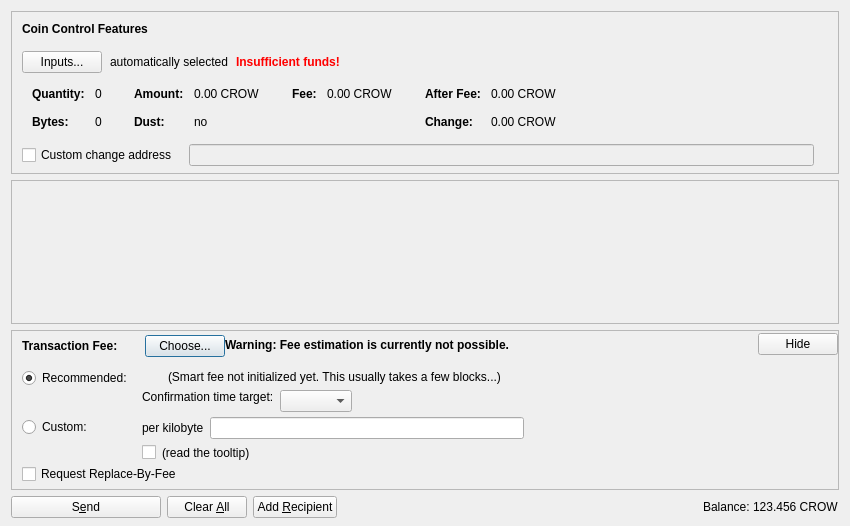
<?xml version="1.0" encoding="UTF-8"?>
<ui version="4.0">
 <class>SendCoinsDialog</class>
 <widget class="QDialog" name="SendCoinsDialog">
  <property name="geometry">
   <rect>
    <x>0</x>
    <y>0</y>
    <width>850</width>
    <height>526</height>
   </rect>
  </property>
  <property name="windowTitle">
   <string>Send Coins</string>
  </property>
  <layout class="QVBoxLayout" name="verticalLayout" stretch="0,1,0,0">
   <property name="bottomMargin">
    <number>8</number>
   </property>
   <item>
    <widget class="QFrame" name="frameCoinControl">
     <property name="sizePolicy">
      <sizepolicy hsizetype="Expanding" vsizetype="Expanding">
       <horstretch>0</horstretch>
       <verstretch>0</verstretch>
      </sizepolicy>
     </property>
     <property name="maximumSize">
      <size>
       <width>16777215</width>
       <height>16777215</height>
      </size>
     </property>
     <property name="frameShape">
      <enum>QFrame::StyledPanel</enum>
     </property>
     <property name="frameShadow">
      <enum>QFrame::Sunken</enum>
     </property>
     <layout class="QVBoxLayout" name="verticalLayoutCoinControl2">
      <property name="spacing">
       <number>0</number>
      </property>
      <property name="leftMargin">
       <number>0</number>
      </property>
      <property name="topMargin">
       <number>0</number>
      </property>
      <property name="rightMargin">
       <number>0</number>
      </property>
      <property name="bottomMargin">
       <number>6</number>
      </property>
      <item>
       <layout class="QVBoxLayout" name="verticalLayoutCoinControl" stretch="0,0,0,0,1">
        <property name="spacing">
         <number>0</number>
        </property>
        <property name="leftMargin">
         <number>10</number>
        </property>
        <property name="topMargin">
         <number>10</number>
        </property>
        <item>
         <layout class="QHBoxLayout" name="horizontalLayoutCoinControl1">
          <property name="bottomMargin">
           <number>15</number>
          </property>
          <item>
           <widget class="QLabel" name="labelCoinControlFeatures">
            <property name="sizePolicy">
             <sizepolicy hsizetype="Preferred" vsizetype="Maximum">
              <horstretch>0</horstretch>
              <verstretch>0</verstretch>
             </sizepolicy>
            </property>
            <property name="font">
             <font>
              <weight>75</weight>
              <bold>true</bold>
             </font>
            </property>
            <property name="styleSheet">
             <string notr="true">font-weight:bold;</string>
            </property>
            <property name="text">
             <string>Coin Control Features</string>
            </property>
           </widget>
          </item>
         </layout>
        </item>
        <item>
         <layout class="QHBoxLayout" name="horizontalLayoutCoinControl2" stretch="0,0,0,0">
          <property name="spacing">
           <number>8</number>
          </property>
          <property name="bottomMargin">
           <number>10</number>
          </property>
          <item>
           <widget class="QPushButton" name="pushButtonCoinControl">
            <property name="styleSheet">
             <string notr="true"/>
            </property>
            <property name="text">
             <string>Inputs...</string>
            </property>
            <property name="autoDefault">
             <bool>false</bool>
            </property>
           </widget>
          </item>
          <item>
           <widget class="QLabel" name="labelCoinControlAutomaticallySelected">
            <property name="text">
             <string>automatically selected</string>
            </property>
            <property name="margin">
             <number>5</number>
            </property>
           </widget>
          </item>
          <item>
           <widget class="QLabel" name="labelCoinControlInsuffFunds">
            <property name="font">
             <font>
              <weight>75</weight>
              <bold>true</bold>
             </font>
            </property>
            <property name="styleSheet">
             <string notr="true">color:red;font-weight:bold;</string>
            </property>
            <property name="text">
             <string>Insufficient funds!</string>
            </property>
            <property name="margin">
             <number>5</number>
            </property>
           </widget>
          </item>
          <item>
           <spacer name="horizontalSpacerCoinControl">
            <property name="orientation">
             <enum>Qt::Horizontal</enum>
            </property>
            <property name="sizeHint" stdset="0">
             <size>
              <width>40</width>
              <height>1</height>
             </size>
            </property>
           </spacer>
          </item>
         </layout>
        </item>
        <item>
         <widget class="QWidget" name="widgetCoinControl" native="true">
          <property name="sizePolicy">
           <sizepolicy hsizetype="Preferred" vsizetype="Preferred">
            <horstretch>0</horstretch>
            <verstretch>0</verstretch>
           </sizepolicy>
          </property>
          <property name="minimumSize">
           <size>
            <width>0</width>
            <height>0</height>
           </size>
          </property>
          <property name="styleSheet">
           <string notr="true"/>
          </property>
          <layout class="QHBoxLayout" name="horizontalLayoutCoinControl5">
           <property name="leftMargin">
            <number>0</number>
           </property>
           <property name="topMargin">
            <number>0</number>
           </property>
           <property name="rightMargin">
            <number>0</number>
           </property>
           <property name="bottomMargin">
            <number>0</number>
           </property>
           <item>
            <layout class="QHBoxLayout" name="horizontalLayoutCoinControl3" stretch="0,0,0,1">
             <property name="spacing">
              <number>20</number>
             </property>
             <property name="topMargin">
              <number>0</number>
             </property>
             <property name="bottomMargin">
              <number>10</number>
             </property>
             <item>
              <layout class="QFormLayout" name="formLayoutCoinControl1">
               <property name="horizontalSpacing">
                <number>10</number>
               </property>
               <property name="verticalSpacing">
                <number>14</number>
               </property>
               <property name="leftMargin">
                <number>10</number>
               </property>
               <property name="topMargin">
                <number>4</number>
               </property>
               <property name="rightMargin">
                <number>6</number>
               </property>
               <item row="0" column="0">
                <widget class="QLabel" name="labelCoinControlQuantityText">
                 <property name="font">
                  <font>
                   <weight>75</weight>
                   <bold>true</bold>
                  </font>
                 </property>
                 <property name="text">
                  <string>Quantity:</string>
                 </property>
                 <property name="margin">
                  <number>0</number>
                 </property>
                </widget>
               </item>
               <item row="0" column="1">
                <widget class="QLabel" name="labelCoinControlQuantity">
                 <property name="cursor">
                  <cursorShape>IBeamCursor</cursorShape>
                 </property>
                 <property name="contextMenuPolicy">
                  <enum>Qt::ActionsContextMenu</enum>
                 </property>
                 <property name="text">
                  <string notr="true">0</string>
                 </property>
                 <property name="margin">
                  <number>0</number>
                 </property>
                 <property name="textInteractionFlags">
                  <set>Qt::LinksAccessibleByMouse|Qt::TextSelectableByKeyboard|Qt::TextSelectableByMouse</set>
                 </property>
                </widget>
               </item>
               <item row="1" column="0">
                <widget class="QLabel" name="labelCoinControlBytesText">
                 <property name="font">
                  <font>
                   <weight>75</weight>
                   <bold>true</bold>
                  </font>
                 </property>
                 <property name="text">
                  <string>Bytes:</string>
                 </property>
                </widget>
               </item>
               <item row="1" column="1">
                <widget class="QLabel" name="labelCoinControlBytes">
                 <property name="cursor">
                  <cursorShape>IBeamCursor</cursorShape>
                 </property>
                 <property name="contextMenuPolicy">
                  <enum>Qt::ActionsContextMenu</enum>
                 </property>
                 <property name="text">
                  <string notr="true">0</string>
                 </property>
                 <property name="textInteractionFlags">
                  <set>Qt::LinksAccessibleByMouse|Qt::TextSelectableByKeyboard|Qt::TextSelectableByMouse</set>
                 </property>
                </widget>
               </item>
              </layout>
             </item>
             <item>
              <layout class="QFormLayout" name="formLayoutCoinControl2">
               <property name="horizontalSpacing">
                <number>10</number>
               </property>
               <property name="verticalSpacing">
                <number>14</number>
               </property>
               <property name="leftMargin">
                <number>6</number>
               </property>
               <property name="topMargin">
                <number>4</number>
               </property>
               <property name="rightMargin">
                <number>6</number>
               </property>
               <item row="0" column="0">
                <widget class="QLabel" name="labelCoinControlAmountText">
                 <property name="font">
                  <font>
                   <weight>75</weight>
                   <bold>true</bold>
                  </font>
                 </property>
                 <property name="text">
                  <string>Amount:</string>
                 </property>
                 <property name="margin">
                  <number>0</number>
                 </property>
                </widget>
               </item>
               <item row="0" column="1">
                <widget class="QLabel" name="labelCoinControlAmount">
                 <property name="cursor">
                  <cursorShape>IBeamCursor</cursorShape>
                 </property>
                 <property name="contextMenuPolicy">
                  <enum>Qt::ActionsContextMenu</enum>
                 </property>
                 <property name="text">
                  <string notr="true">0.00 CROW</string>
                 </property>
                 <property name="textInteractionFlags">
                  <set>Qt::LinksAccessibleByMouse|Qt::TextSelectableByKeyboard|Qt::TextSelectableByMouse</set>
                 </property>
                </widget>
               </item>
               <item row="1" column="0">
                <widget class="QLabel" name="labelCoinControlLowOutputText">
                 <property name="font">
                  <font>
                   <weight>75</weight>
                   <bold>true</bold>
                  </font>
                 </property>
                 <property name="text">
                  <string>Dust:</string>
                 </property>
                </widget>
               </item>
               <item row="1" column="1">
                <widget class="QLabel" name="labelCoinControlLowOutput">
                 <property name="cursor">
                  <cursorShape>IBeamCursor</cursorShape>
                 </property>
                 <property name="contextMenuPolicy">
                  <enum>Qt::ActionsContextMenu</enum>
                 </property>
                 <property name="text">
                  <string notr="true">no</string>
                 </property>
                 <property name="textInteractionFlags">
                  <set>Qt::LinksAccessibleByMouse|Qt::TextSelectableByKeyboard|Qt::TextSelectableByMouse</set>
                 </property>
                </widget>
               </item>
              </layout>
             </item>
             <item>
              <layout class="QFormLayout" name="formLayoutCoinControl3">
               <property name="horizontalSpacing">
                <number>10</number>
               </property>
               <property name="verticalSpacing">
                <number>14</number>
               </property>
               <property name="leftMargin">
                <number>6</number>
               </property>
               <property name="topMargin">
                <number>4</number>
               </property>
               <property name="rightMargin">
                <number>6</number>
               </property>
               <item row="0" column="0">
                <widget class="QLabel" name="labelCoinControlFeeText">
                 <property name="font">
                  <font>
                   <weight>75</weight>
                   <bold>true</bold>
                  </font>
                 </property>
                 <property name="text">
                  <string>Fee:</string>
                 </property>
                 <property name="margin">
                  <number>0</number>
                 </property>
                </widget>
               </item>
               <item row="0" column="1">
                <widget class="QLabel" name="labelCoinControlFee">
                 <property name="cursor">
                  <cursorShape>IBeamCursor</cursorShape>
                 </property>
                 <property name="contextMenuPolicy">
                  <enum>Qt::ActionsContextMenu</enum>
                 </property>
                 <property name="text">
                  <string notr="true">0.00 CROW</string>
                 </property>
                 <property name="textInteractionFlags">
                  <set>Qt::LinksAccessibleByMouse|Qt::TextSelectableByKeyboard|Qt::TextSelectableByMouse</set>
                 </property>
                </widget>
               </item>
              </layout>
             </item>
             <item>
              <layout class="QFormLayout" name="formLayoutCoinControl4">
               <property name="horizontalSpacing">
                <number>10</number>
               </property>
               <property name="verticalSpacing">
                <number>14</number>
               </property>
               <property name="leftMargin">
                <number>6</number>
               </property>
               <property name="topMargin">
                <number>4</number>
               </property>
               <property name="rightMargin">
                <number>6</number>
               </property>
               <item row="0" column="0">
                <widget class="QLabel" name="labelCoinControlAfterFeeText">
                 <property name="font">
                  <font>
                   <weight>75</weight>
                   <bold>true</bold>
                  </font>
                 </property>
                 <property name="text">
                  <string>After Fee:</string>
                 </property>
                 <property name="margin">
                  <number>0</number>
                 </property>
                </widget>
               </item>
               <item row="0" column="1">
                <widget class="QLabel" name="labelCoinControlAfterFee">
                 <property name="cursor">
                  <cursorShape>IBeamCursor</cursorShape>
                 </property>
                 <property name="contextMenuPolicy">
                  <enum>Qt::ActionsContextMenu</enum>
                 </property>
                 <property name="text">
                  <string notr="true">0.00 CROW</string>
                 </property>
                 <property name="textInteractionFlags">
                  <set>Qt::LinksAccessibleByMouse|Qt::TextSelectableByKeyboard|Qt::TextSelectableByMouse</set>
                 </property>
                </widget>
               </item>
               <item row="1" column="0">
                <widget class="QLabel" name="labelCoinControlChangeText">
                 <property name="font">
                  <font>
                   <weight>75</weight>
                   <bold>true</bold>
                  </font>
                 </property>
                 <property name="text">
                  <string>Change:</string>
                 </property>
                </widget>
               </item>
               <item row="1" column="1">
                <widget class="QLabel" name="labelCoinControlChange">
                 <property name="cursor">
                  <cursorShape>IBeamCursor</cursorShape>
                 </property>
                 <property name="contextMenuPolicy">
                  <enum>Qt::ActionsContextMenu</enum>
                 </property>
                 <property name="text">
                  <string notr="true">0.00 CROW</string>
                 </property>
                 <property name="textInteractionFlags">
                  <set>Qt::LinksAccessibleByMouse|Qt::TextSelectableByKeyboard|Qt::TextSelectableByMouse</set>
                 </property>
                </widget>
               </item>
              </layout>
             </item>
            </layout>
           </item>
          </layout>
         </widget>
        </item>
        <item>
         <layout class="QHBoxLayout" name="horizontalLayoutCoinControl4" stretch="0,0,0">
          <property name="spacing">
           <number>12</number>
          </property>
          <property name="sizeConstraint">
           <enum>QLayout::SetDefaultConstraint</enum>
          </property>
          <property name="topMargin">
           <number>5</number>
          </property>
          <property name="rightMargin">
           <number>5</number>
          </property>
          <item>
           <widget class="QCheckBox" name="checkBoxCoinControlChange">
            <property name="toolTip">
             <string>If this is activated, but the change address is empty or invalid, change will be sent to a newly generated address.</string>
            </property>
            <property name="text">
             <string>Custom change address</string>
            </property>
           </widget>
          </item>
          <item>
           <widget class="QValidatedLineEdit" name="lineEditCoinControlChange">
            <property name="enabled">
             <bool>false</bool>
            </property>
            <property name="sizePolicy">
             <sizepolicy hsizetype="Expanding" vsizetype="Fixed">
              <horstretch>0</horstretch>
              <verstretch>0</verstretch>
             </sizepolicy>
            </property>
           </widget>
          </item>
          <item>
           <widget class="QLabel" name="labelCoinControlChangeLabel">
            <property name="sizePolicy">
             <sizepolicy hsizetype="Preferred" vsizetype="Expanding">
              <horstretch>0</horstretch>
              <verstretch>0</verstretch>
             </sizepolicy>
            </property>
            <property name="minimumSize">
             <size>
              <width>0</width>
              <height>0</height>
             </size>
            </property>
            <property name="text">
             <string/>
            </property>
            <property name="margin">
             <number>3</number>
            </property>
           </widget>
          </item>
         </layout>
        </item>
        <item>
         <spacer name="verticalSpacerCoinControl">
          <property name="orientation">
           <enum>Qt::Vertical</enum>
          </property>
          <property name="sizeHint" stdset="0">
           <size>
            <width>800</width>
            <height>1</height>
           </size>
          </property>
         </spacer>
        </item>
       </layout>
      </item>
     </layout>
    </widget>
   </item>
   <item>
    <widget class="QScrollArea" name="scrollArea">
     <property name="widgetResizable">
      <bool>true</bool>
     </property>
     <widget class="QWidget" name="scrollAreaWidgetContents">
      <property name="geometry">
       <rect>
        <x>0</x>
        <y>0</y>
        <width>830</width>
        <height>104</height>
       </rect>
      </property>
      <layout class="QVBoxLayout" name="verticalLayout_2" stretch="0,1">
       <property name="leftMargin">
        <number>0</number>
       </property>
       <property name="topMargin">
        <number>0</number>
       </property>
       <property name="rightMargin">
        <number>0</number>
       </property>
       <property name="bottomMargin">
        <number>0</number>
       </property>
       <item>
        <layout class="QVBoxLayout" name="entries">
         <property name="spacing">
          <number>6</number>
         </property>
        </layout>
       </item>
       <item>
        <spacer name="verticalSpacer">
         <property name="orientation">
          <enum>Qt::Vertical</enum>
         </property>
         <property name="sizeHint" stdset="0">
          <size>
           <width>20</width>
           <height>40</height>
          </size>
         </property>
        </spacer>
       </item>
      </layout>
     </widget>
    </widget>
   </item>
   <item>
    <widget class="QFrame" name="frameFee">
     <property name="sizePolicy">
      <sizepolicy hsizetype="Expanding" vsizetype="Expanding">
       <horstretch>0</horstretch>
       <verstretch>0</verstretch>
      </sizepolicy>
     </property>
     <property name="maximumSize">
      <size>
       <width>16777215</width>
       <height>16777215</height>
      </size>
     </property>
     <property name="frameShape">
      <enum>QFrame::StyledPanel</enum>
     </property>
     <property name="frameShadow">
      <enum>QFrame::Sunken</enum>
     </property>
     <layout class="QVBoxLayout" name="verticalLayoutFee1">
      <property name="spacing">
       <number>0</number>
      </property>
      <property name="leftMargin">
       <number>0</number>
      </property>
      <property name="topMargin">
       <number>0</number>
      </property>
      <property name="rightMargin">
       <number>0</number>
      </property>
      <property name="bottomMargin">
       <number>0</number>
      </property>
      <item>
       <layout class="QVBoxLayout" name="verticalLayoutFee2" stretch="0,0,0">
        <property name="spacing">
         <number>0</number>
        </property>
        <property name="leftMargin">
         <number>10</number>
        </property>
        <property name="topMargin">
         <number>0</number>
        </property>
        <item>
         <layout class="QHBoxLayout" name="horizontalLayoutFee1">
          <property name="bottomMargin">
           <number>0</number>
          </property>
          <item>
           <layout class="QVBoxLayout" name="verticalLayoutFee7">
            <property name="spacing">
             <number>0</number>
            </property>
            <item>
             <spacer name="verticalSpacerSmartFee">
              <property name="orientation">
               <enum>Qt::Vertical</enum>
              </property>
              <property name="sizeType">
               <enum>QSizePolicy::Fixed</enum>
              </property>
              <property name="sizeHint" stdset="0">
               <size>
                <width>1</width>
                <height>4</height>
               </size>
              </property>
             </spacer>
            </item>
            <item>
             <layout class="QHBoxLayout" name="horizontalLayoutSmartFee">
              <property name="spacing">
               <number>10</number>
              </property>
              <item>
               <widget class="QLabel" name="labelFeeHeadline">
                <property name="sizePolicy">
                 <sizepolicy hsizetype="Preferred" vsizetype="Maximum">
                  <horstretch>0</horstretch>
                  <verstretch>0</verstretch>
                 </sizepolicy>
                </property>
                <property name="font">
                 <font>
                  <weight>75</weight>
                  <bold>true</bold>
                 </font>
                </property>
                <property name="styleSheet">
                 <string notr="true">font-weight:bold;</string>
                </property>
                <property name="text">
                 <string>Transaction Fee:</string>
                </property>
               </widget>
              </item>
              <item>
               <widget class="QLabel" name="labelFeeMinimized">
                <property name="text">
                 <string/>
                </property>
               </widget>
              </item>
              <item>
               <widget class="QPushButton" name="buttonChooseFee">
                <property name="text">
                 <string>Choose...</string>
                </property>
               </widget>
              </item>
             </layout>
            </item>
            <item>
             <spacer name="verticalSpacer_5">
              <property name="orientation">
               <enum>Qt::Vertical</enum>
              </property>
              <property name="sizeHint" stdset="0">
               <size>
                <width>1</width>
                <height>1</height>
               </size>
              </property>
             </spacer>
            </item>
           </layout>
          </item>
          <item>
           <widget class="QLabel" name="fallbackFeeWarningLabel">
            <property name="toolTip">
             <string>Using the fallbackfee can result in sending a transaction that will take several hours or days (or never) to confirm. Consider choosing your fee manually or wait until you have validated the complete chain.</string>
            </property>
            <property name="font">
            <font>
                <weight>75</weight>
                <bold>true</bold>
            </font>
            </property>
            <property name="text">
             <string>Warning: Fee estimation is currently not possible.</string>
            </property>
            <property name="wordWrap">
             <bool>false</bool>
            </property>
           </widget>
          </item>
          <item>
           <spacer name="horizontalSpacer_4">
            <property name="orientation">
             <enum>Qt::Horizontal</enum>
            </property>
            <property name="sizeType">
             <enum>QSizePolicy::MinimumExpanding</enum>
            </property>
            <property name="sizeHint" stdset="0">
             <size>
              <width>40</width>
              <height>20</height>
             </size>
            </property>
           </spacer>
          </item>
          <item>
           <widget class="QPushButton" name="buttonMinimizeFee">
            <property name="toolTip">
             <string>collapse fee-settings</string>
            </property>
            <property name="text">
             <string>Hide</string>
            </property>
           </widget>
          </item>
         </layout>
        </item>
        <item>
         <widget class="QFrame" name="frameFeeSelection">
          <layout class="QVBoxLayout" name="verticalLayoutFee12">
           <property name="spacing">
            <number>0</number>
           </property>
           <property name="leftMargin">
            <number>0</number>
           </property>
           <property name="topMargin">
            <number>0</number>
           </property>
           <property name="rightMargin">
            <number>0</number>
           </property>
           <property name="bottomMargin">
            <number>0</number>
           </property>
           <item>
            <layout class="QGridLayout" name="gridLayoutFee">
             <property name="topMargin">
              <number>10</number>
             </property>
             <property name="bottomMargin">
              <number>4</number>
             </property>
             <property name="horizontalSpacing">
              <number>10</number>
             </property>
             <property name="verticalSpacing">
              <number>4</number>
             </property>
             <item row="1" column="1">
              <layout class="QVBoxLayout" name="verticalLayoutFee8">
               <property name="spacing">
                <number>6</number>
               </property>
               <item>
                <layout class="QHBoxLayout" name="horizontalLayoutFee13">
                 <item>
                  <widget class="QLabel" name="labelCustomPerKilobyte">
                   <property name="toolTip">
                    <string>If the custom fee is set to 1000 satoshis and the transaction is only 250 bytes, then &quot;per kilobyte&quot; only pays 250 satoshis in fee, while &quot;total at least&quot; pays 1000 satoshis. For transactions bigger than a kilobyte both pay by kilobyte.</string>
                   </property>
                   <property name="text">
                    <string>per kilobyte</string>
                   </property>
                  </widget>
                 </item>
                 <item>
                  <widget class="CrowAmountField" name="customFee"/>
                 </item>
                 <item>
                  <spacer name="horizontalSpacer_6">
                   <property name="orientation">
                    <enum>Qt::Horizontal</enum>
                   </property>
                   <property name="sizeHint" stdset="0">
                    <size>
                     <width>1</width>
                     <height>1</height>
                    </size>
                   </property>
                  </spacer>
                 </item>
                </layout>
               </item>
               <item>
                <layout class="QHBoxLayout" name="horizontalLayoutFee8">
                 <item>
                  <widget class="QCheckBox" name="checkBoxMinimumFee">
                   <property name="toolTip">
                    <string>Paying only the minimum fee is just fine as long as there is less transaction volume than space in the blocks. But be aware that this can end up in a never confirming transaction once there is more demand for crow transactions than the network can process.</string>
                   </property>
                   <property name="text">
                    <string/>
                   </property>
                  </widget>
                 </item>
                 <item>
                  <widget class="QLabel" name="labelMinFeeWarning">
                   <property name="enabled">
                    <bool>true</bool>
                   </property>
                   <property name="toolTip">
                    <string>Paying only the minimum fee is just fine as long as there is less transaction volume than space in the blocks. But be aware that this can end up in a never confirming transaction once there is more demand for crow transactions than the network can process.</string>
                   </property>
                   <property name="text">
                    <string>(read the tooltip)</string>
                   </property>
                   <property name="margin">
                    <number>5</number>
                   </property>
                  </widget>
                 </item>
                 <item>
                  <spacer name="horizontalSpacer_2">
                   <property name="orientation">
                    <enum>Qt::Horizontal</enum>
                   </property>
                   <property name="sizeHint" stdset="0">
                    <size>
                     <width>1</width>
                     <height>1</height>
                    </size>
                   </property>
                  </spacer>
                 </item>
                </layout>
               </item>
              </layout>
             </item>
             <item row="0" column="0">
              <layout class="QVBoxLayout" name="verticalLayoutFee4" stretch="0,1">
               <item>
                <widget class="QRadioButton" name="radioSmartFee">
                 <property name="text">
                  <string>Recommended:</string>
                 </property>
                 <property name="checked">
                  <bool>true</bool>
                 </property>
                 <attribute name="buttonGroup">
                  <string notr="true">groupFee</string>
                 </attribute>
                </widget>
               </item>
               <item>
                <spacer name="verticalSpacer_2">
                 <property name="orientation">
                  <enum>Qt::Vertical</enum>
                 </property>
                 <property name="sizeHint" stdset="0">
                  <size>
                   <width>1</width>
                   <height>1</height>
                  </size>
                 </property>
                </spacer>
               </item>
              </layout>
             </item>
             <item row="1" column="0">
              <layout class="QVBoxLayout" name="verticalLayoutFee9" stretch="0,1">
               <item>
                <widget class="QRadioButton" name="radioCustomFee">
                 <property name="text">
                  <string>Custom:</string>
                 </property>
                 <attribute name="buttonGroup">
                  <string notr="true">groupFee</string>
                 </attribute>
                </widget>
               </item>
               <item>
                <spacer name="verticalSpacer_6">
                 <property name="orientation">
                  <enum>Qt::Vertical</enum>
                 </property>
                 <property name="sizeHint" stdset="0">
                  <size>
                   <width>1</width>
                   <height>1</height>
                  </size>
                 </property>
                </spacer>
               </item>
              </layout>
             </item>
             <item row="0" column="1">
              <layout class="QVBoxLayout" name="verticalLayoutFee3" stretch="0,0,1">
               <property name="spacing">
                <number>6</number>
               </property>
               <property name="topMargin">
                <number>2</number>
               </property>
               <item>
                <layout class="QHBoxLayout" name="horizontalLayoutFee12">
                 <item>
                  <widget class="QLabel" name="labelSmartFee">
                   <property name="text">
                    <string/>
                   </property>
                   <property name="margin">
                    <number>2</number>
                   </property>
                  </widget>
                 </item>
                 <item>
                  <widget class="QLabel" name="labelFeeEstimation">
                   <property name="text">
                    <string/>
                   </property>
                  </widget>
                 </item>
                 <item>
                  <widget class="QLabel" name="labelSmartFee2">
                   <property name="text">
                    <string>(Smart fee not initialized yet. This usually takes a few blocks...)</string>
                   </property>
                   <property name="margin">
                    <number>2</number>
                   </property>
                  </widget>
                 </item>
                 <item>
                  <spacer name="horizontalSpacer_5">
                   <property name="orientation">
                    <enum>Qt::Horizontal</enum>
                   </property>
                   <property name="sizeHint" stdset="0">
                    <size>
                     <width>1</width>
                     <height>1</height>
                    </size>
                   </property>
                  </spacer>
                 </item>
                </layout>
               </item>
               <item>
                <layout class="QHBoxLayout" name="horizontalLayoutFee9">
                 <item>
                  <layout class="QVBoxLayout" name="verticalLayoutFee6">
                   <item>
                    <widget class="QLabel" name="labelSmartFee3">
                     <property name="text">
                      <string>Confirmation time target:</string>
                     </property>
                     <property name="margin">
                      <number>2</number>
                     </property>
                    </widget>
                   </item>
                   <item>
                    <spacer name="verticalSpacer_3">
                     <property name="orientation">
                      <enum>Qt::Vertical</enum>
                     </property>
                     <property name="sizeHint" stdset="0">
                      <size>
                       <width>1</width>
                       <height>1</height>
                      </size>
                     </property>
                    </spacer>
                   </item>
                  </layout>
                 </item>
                 <item>
                  <layout class="QVBoxLayout" name="verticalLayoutFee5">
                   <property name="rightMargin">
                    <number>30</number>
                   </property>
                   <item>
                    <layout class="QHBoxLayout" name="horizontalLayoutConfTarget">
                     <property name="bottomMargin">
                      <number>0</number>
                     </property>
                     <item>
                      <widget class="QComboBox" name="confTargetSelector"/>
                     </item>
                     <item>
                      <spacer name="horizontalSpacerConfTarget">
                       <property name="orientation">
                        <enum>Qt::Horizontal</enum>
                       </property>
                       <property name="sizeHint" stdset="0">
                        <size>
                         <width>40</width>
                         <height>20</height>
                        </size>
                       </property>
                      </spacer>
                     </item>
                    </layout>
                   </item>
                  </layout>
                 </item>
                </layout>
               </item>
               <item>
                <spacer name="verticalSpacer_4">
                 <property name="orientation">
                  <enum>Qt::Vertical</enum>
                 </property>
                 <property name="sizeHint" stdset="0">
                  <size>
                   <width>1</width>
                   <height>1</height>
                  </size>
                 </property>
                </spacer>
               </item>
              </layout>
             </item>
            </layout>
           </item>
           <item>
            <widget class="QCheckBox" name="optInRBF">
             <property name="text">
              <string>Request Replace-By-Fee</string>
             </property>
             <property name="toolTip">
              <string>Indicates that the sender may wish to replace this transaction with a new one paying higher fees (prior to being confirmed).</string>
             </property>
            </widget>
           </item>
          </layout>
         </widget>
        </item>
        <item>
         <spacer name="verticalSpacerFee">
          <property name="orientation">
           <enum>Qt::Vertical</enum>
          </property>
          <property name="sizeHint" stdset="0">
           <size>
            <width>40</width>
            <height>5</height>
           </size>
          </property>
         </spacer>
        </item>
       </layout>
      </item>
     </layout>
    </widget>
   </item>
   <item>
    <layout class="QHBoxLayout" name="horizontalLayout">
     <item>
      <widget class="QPushButton" name="sendButton">
       <property name="minimumSize">
        <size>
         <width>150</width>
         <height>0</height>
        </size>
       </property>
       <property name="toolTip">
        <string>Confirm the send action</string>
       </property>
       <property name="text">
        <string>S&amp;end</string>
       </property>
       <property name="icon">
        <iconset resource="../crow.qrc">
         <normaloff>:/icons/send</normaloff>:/icons/send</iconset>
       </property>
       <property name="autoDefault">
        <bool>false</bool>
       </property>
       <property name="default">
        <bool>false</bool>
       </property>
      </widget>
     </item>
     <item>
      <widget class="QPushButton" name="clearButton">
       <property name="sizePolicy">
        <sizepolicy hsizetype="Minimum" vsizetype="Fixed">
         <horstretch>0</horstretch>
         <verstretch>0</verstretch>
        </sizepolicy>
       </property>
       <property name="toolTip">
        <string>Clear all fields of the form.</string>
       </property>
       <property name="text">
        <string>Clear &amp;All</string>
       </property>
       <property name="icon">
        <iconset resource="../crow.qrc">
         <normaloff>:/icons/remove</normaloff>:/icons/remove</iconset>
       </property>
       <property name="autoDefault">
        <bool>false</bool>
       </property>
      </widget>
     </item>
     <item>
      <widget class="QPushButton" name="addButton">
       <property name="toolTip">
        <string>Send to multiple recipients at once</string>
       </property>
       <property name="text">
        <string>Add &amp;Recipient</string>
       </property>
       <property name="icon">
        <iconset resource="../crow.qrc">
         <normaloff>:/icons/add</normaloff>:/icons/add</iconset>
       </property>
       <property name="autoDefault">
        <bool>false</bool>
       </property>
      </widget>
     </item>
     <item>
      <spacer name="horizontalSpacer">
       <property name="orientation">
        <enum>Qt::Horizontal</enum>
       </property>
       <property name="sizeHint" stdset="0">
        <size>
         <width>40</width>
         <height>20</height>
        </size>
       </property>
      </spacer>
     </item>
     <item>
      <layout class="QHBoxLayout" name="horizontalLayout_2">
       <property name="spacing">
        <number>3</number>
       </property>
       <item>
        <widget class="QLabel" name="label">
         <property name="sizePolicy">
          <sizepolicy hsizetype="Preferred" vsizetype="Fixed">
           <horstretch>0</horstretch>
           <verstretch>0</verstretch>
          </sizepolicy>
         </property>
         <property name="text">
          <string>Balance:</string>
         </property>
        </widget>
       </item>
       <item>
        <widget class="QLabel" name="labelBalance">
         <property name="sizePolicy">
          <sizepolicy hsizetype="Preferred" vsizetype="Fixed">
           <horstretch>0</horstretch>
           <verstretch>0</verstretch>
          </sizepolicy>
         </property>
         <property name="cursor">
          <cursorShape>IBeamCursor</cursorShape>
         </property>
         <property name="text">
          <string notr="true">123.456 CROW</string>
         </property>
         <property name="textInteractionFlags">
          <set>Qt::LinksAccessibleByMouse|Qt::TextSelectableByKeyboard|Qt::TextSelectableByMouse</set>
         </property>
        </widget>
       </item>
      </layout>
     </item>
    </layout>
   </item>
  </layout>
 </widget>
 <customwidgets>
  <customwidget>
   <class>QValidatedLineEdit</class>
   <extends>QLineEdit</extends>
   <header>qvalidatedlineedit.h</header>
  </customwidget>
  <customwidget>
   <class>CrowAmountField</class>
   <extends>QLineEdit</extends>
   <header>crowamountfield.h</header>
   <container>1</container>
  </customwidget>
 </customwidgets>
 <resources>
  <include location="../crow.qrc"/>
 </resources>
 <connections/>
 <buttongroups>
  <buttongroup name="groupFee"/>
 </buttongroups>
</ui>
